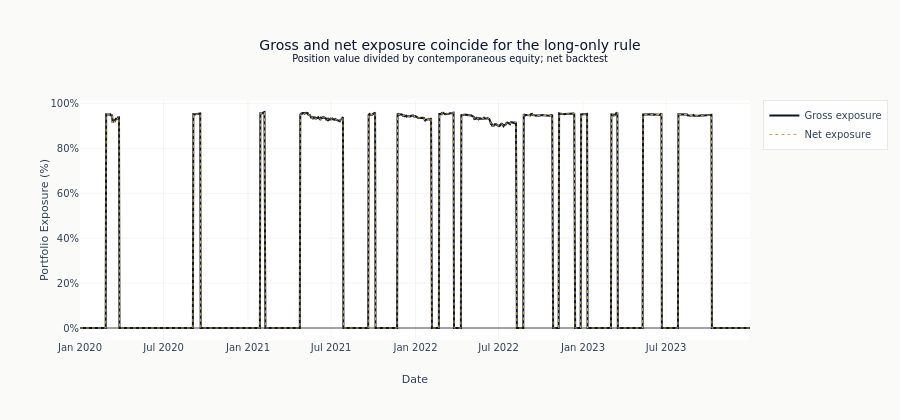

Notebook cell for this chart:
### Code cell
fig = go.Figure()
fig.add_trace(
    go.Scatter(
        x=exposure_df["timestamp"].to_list(),
        y=exposure_df["gross_exposure_pct"].to_list(),
        name="Gross exposure",
        line=dict(color=COLORS["blue"], width=2),
    )
)
fig.add_trace(
    go.Scatter(
        x=exposure_df["timestamp"].to_list(),
        y=exposure_df["net_exposure_pct"].to_list(),
        name="Net exposure",
        line=dict(color=COLORS["amber"], width=1, dash="dot"),
    )
)
fig.update_layout(
    title=(
        "Gross and net exposure coincide for the long-only rule"
        "<br><sup>Position value divided by contemporaneous equity; net backtest</sup>"
    ),
    xaxis_title="Date",
    yaxis_title="Portfolio Exposure (%)",
    yaxis_tickformat=".0%",
    height=420,
    hovermode="x unified",
)
fig.show()

### Figure 1 — Plotly figure (JSON) as saved in the notebook; plotly's stock layout.template omitted (floating-point values rounded to 4 significant figures; data arrays with more than 128 entries replaced by an {"elided": "..."} marker saying what was removed)
{"data": [{"line": {"color": "#0a1628", "width": 2}, "name": "Gross exposure", "type": "scatter", "x": {"elided": "1461 str values"}, "y": {"elided": "1461 float values"}}, {"line": {"color": "#D4A84B", "dash": "dot", "width": 1}, "name": "Net exposure", "type": "scatter", "x": {"elided": "1461 str values"}, "y": {"elided": "1461 float values"}}], "layout": {"height": 420, "hovermode": "x unified", "title": {"text": "Gross and net exposure coincide for the long-only rule<br><sup>Position value divided by contemporaneous equity; net backtest</sup>"}, "xaxis": {"title": {"text": "Date"}}, "yaxis": {"tickformat": ".0%", "title": {"text": "Portfolio Exposure (%)"}}}}
